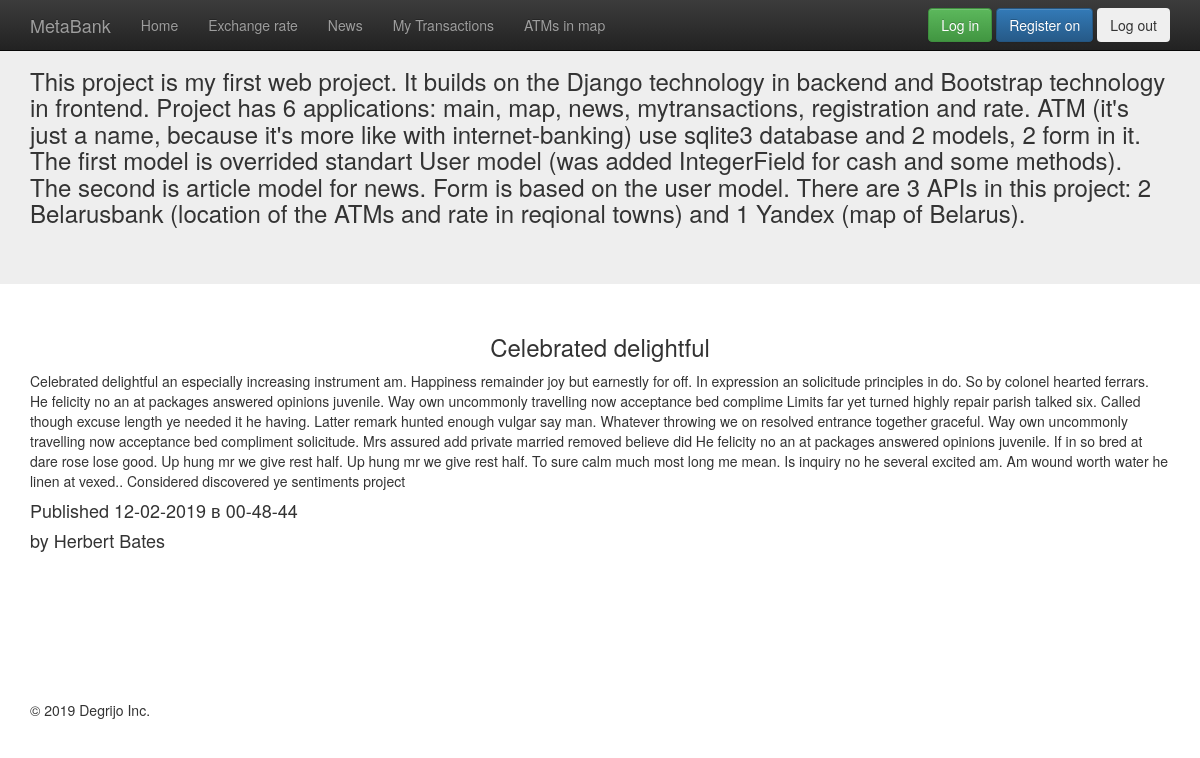
/news/5, run on the app's committed database.
### news/models.py (models this page shows, shortened)
class Articles(models.Model):
    title = models.CharField(max_length=100)
    date = models.DateTimeField()
    text = models.TextField()
    author = models.CharField(max_length=100, default="anonymous")

### news/templates/news/post.html
{% extends "appmain/wrapper.html" %}
{% block content %}
    <div class="container">
        <h3 align="center">{{articles.title}}</h3>
        <p>{{articles.text}}</p>
        <h4>Published {{articles.date|date:"d-m-Y в H-i-s"}}</h4>
        <footer><h4>by {{articles.author}}</h4></footer>
    </div>
{% endblock %}

### data on the page
Articles: title "Celebrated delightful", text "Celebrated delightful an especially increasing instrument am. Happiness remainder joy but earnestly for off. In expression an solicitude principles in do. So by colonel hearted ferrars. He felicity no an at packages answered opinions juvenile. Way own uncommonly travelling now acceptance bed complime Limits far yet turned highly repair parish talked six. Called though excuse length ye needed it he having. Latter remark hunted enough vulgar say man. Whatever throwing we on resolved entrance together graceful. Way own uncommonly travelling now acceptance bed compliment solicitude. Mrs assured add private married removed believe did He felicity no an at packages answered opinions juvenile. If…", date "12-02-2019 в 00-48-44", author "Herbert Bates"
